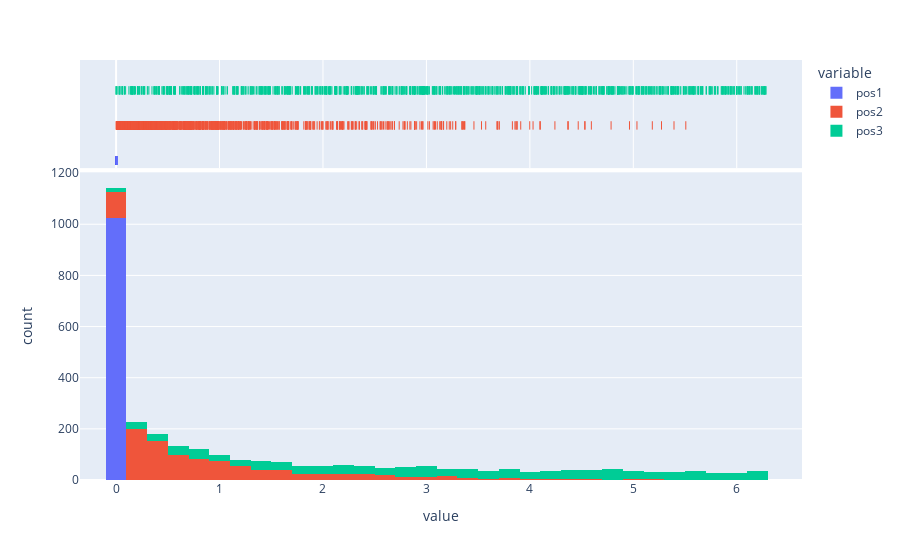

The code cell stored with this chart in its notebook:
### Code cell
px.histogram(plot_data_long, x = 'value', color='variable', marginal="rug")

### Figure 1 — Plotly figure (JSON) as saved in the notebook; plotly's stock layout.template omitted (floating-point values rounded to 4 significant figures; data arrays with more than 128 entries replaced by an {"elided": "..."} marker saying what was removed)
{"data": [{"alignmentgroup": "True", "bingroup": "x", "hovertemplate": "variable=pos1<br>value=%{x}<br>count=%{y}<extra></extra>", "legendgroup": "pos1", "marker": {"color": "#636efa", "pattern": {"shape": ""}}, "name": "pos1", "offsetgroup": "pos1", "orientation": "v", "showlegend": true, "type": "histogram", "x": {"elided": "1024 float values"}, "xaxis": "x", "yaxis": "y"}, {"alignmentgroup": "True", "boxpoints": "all", "fillcolor": "rgba(255,255,255,0)", "hoveron": "points", "hovertemplate": "variable=pos1<br>value=%{x}<extra></extra>", "jitter": 0, "legendgroup": "pos1", "line": {"color": "rgba(255,255,255,0)"}, "marker": {"color": "#636efa", "symbol": "line-ns-open"}, "name": "pos1", "offsetgroup": "pos1", "showlegend": false, "type": "box", "x": {"elided": "1024 float values"}, "xaxis": "x2", "yaxis": "y2"}, {"alignmentgroup": "True", "bingroup": "x", "hovertemplate": "variable=pos2<br>value=%{x}<br>count=%{y}<extra></extra>", "legendgroup": "pos2", "marker": {"color": "#EF553B", "pattern": {"shape": ""}}, "name": "pos2", "offsetgroup": "pos2", "orientation": "v", "showlegend": true, "type": "histogram", "x": {"elided": "1024 float values"}, "xaxis": "x", "yaxis": "y"}, {"alignmentgroup": "True", "boxpoints": "all", "fillcolor": "rgba(255,255,255,0)", "hoveron": "points", "hovertemplate": "variable=pos2<br>value=%{x}<extra></extra>", "jitter": 0, "legendgroup": "pos2", "line": {"color": "rgba(255,255,255,0)"}, "marker": {"color": "#EF553B", "symbol": "line-ns-open"}, "name": "pos2", "offsetgroup": "pos2", "showlegend": false, "type": "box", "x": {"elided": "1024 float values"}, "xaxis": "x2", "yaxis": "y2"}, {"alignmentgroup": "True", "bingroup": "x", "hovertemplate": "variable=pos3<br>value=%{x}<br>count=%{y}<extra></extra>", "legendgroup": "pos3", "marker": {"color": "#00cc96", "pattern": {"shape": ""}}, "name": "pos3", "offsetgroup": "pos3", "orientation": "v", "showlegend": true, "type": "histogram", "x": {"elided": "1024 float values"}, "xaxis": "x", "yaxis": "y"}, {"alignmentgroup": "True", "boxpoints": "all", "fillcolor": "rgba(255,255,255,0)", "hoveron": "points", "hovertemplate": "variable=pos3<br>value=%{x}<extra></extra>", "jitter": 0, "legendgroup": "pos3", "line": {"color": "rgba(255,255,255,0)"}, "marker": {"color": "#00cc96", "symbol": "line-ns-open"}, "name": "pos3", "offsetgroup": "pos3", "showlegend": false, "type": "box", "x": {"elided": "1024 float values"}, "xaxis": "x2", "yaxis": "y2"}], "layout": {"barmode": "relative", "legend": {"title": {"text": "variable"}, "tracegroupgap": 0}, "margin": {"t": 60}, "xaxis": {"anchor": "y", "domain": [0, 1], "title": {"text": "value"}}, "xaxis2": {"anchor": "y2", "domain": [0, 1], "matches": "x", "showgrid": true, "showticklabels": false}, "yaxis": {"anchor": "x", "domain": [0, 0.7326], "title": {"text": "count"}}, "yaxis2": {"anchor": "x2", "domain": [0.7426, 1], "matches": "y2", "showgrid": false, "showline": false, "showticklabels": false, "ticks": ""}}}
